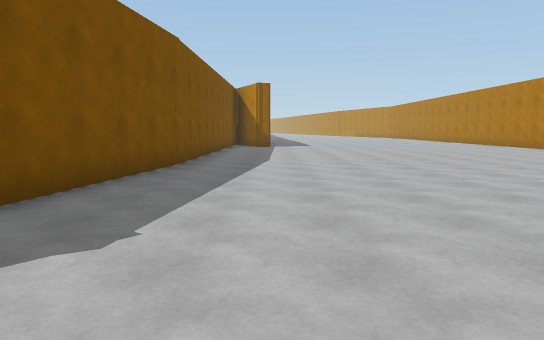
[1] (above)

22 first-person views from a walk through a scene from a Unity 3-D project. The camera is 1.4 m above the floor, tilts 6° down and sees 70° across. The floor is counted in squares, 2 m on a side. Each view is taken from the middle of a square. On the plan, view 1 faces up. The plan holds only what a view shows up to about 11 squares ahead; the rest is blank. The place goes on beyond the plan. Surface patterns are stand-ins for the level's own textures.

[2]
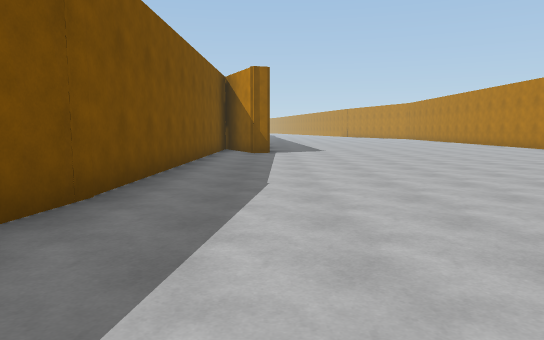

[3]
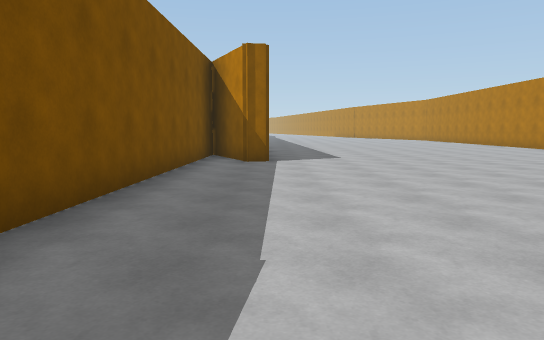

[4]
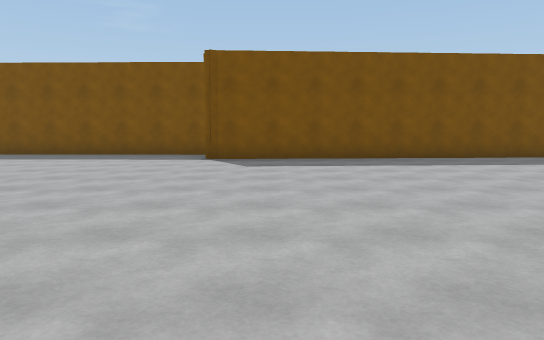

[5]
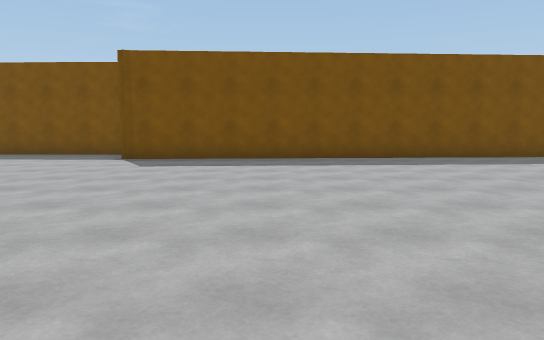

[6]
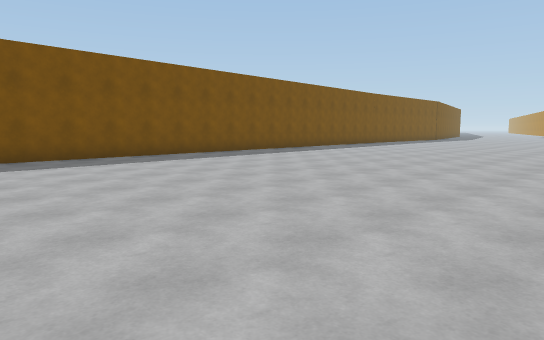

[7]
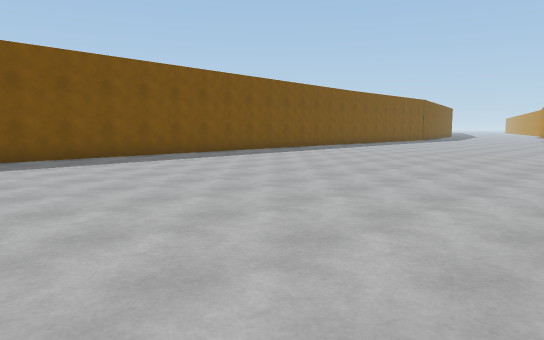

[8]
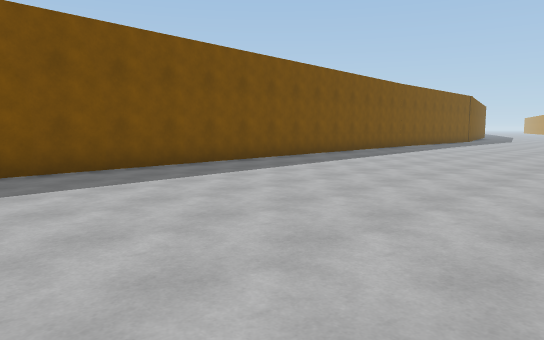

[9]
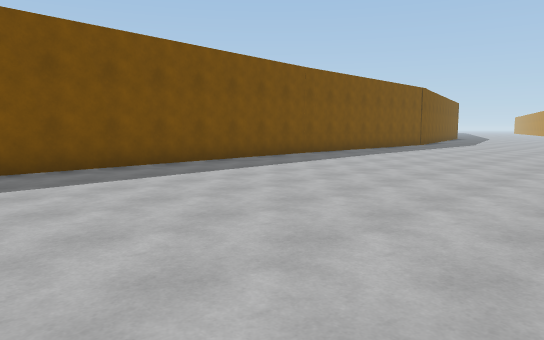

[10]
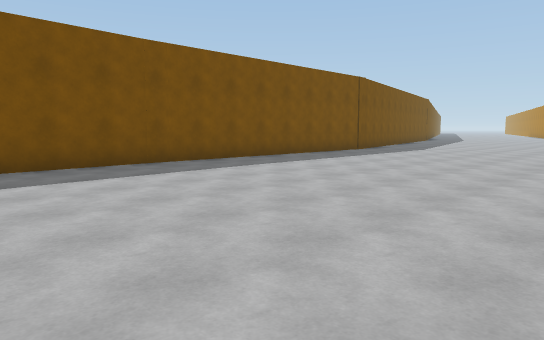

[11]
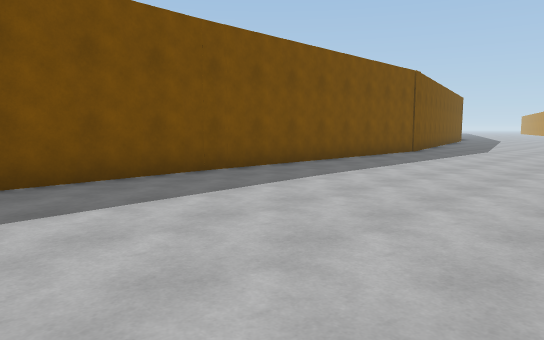

[12]
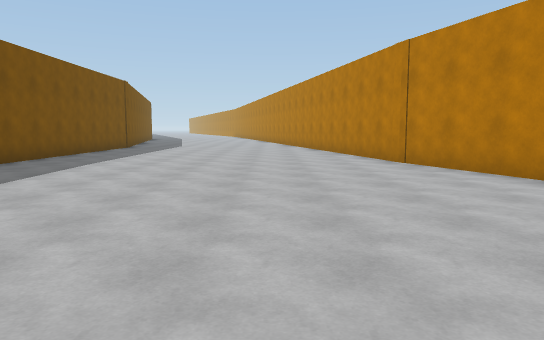

[13]
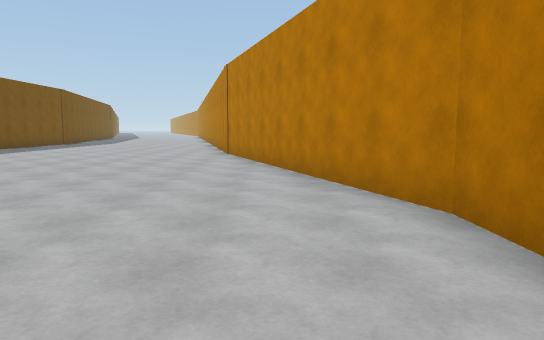

[14]
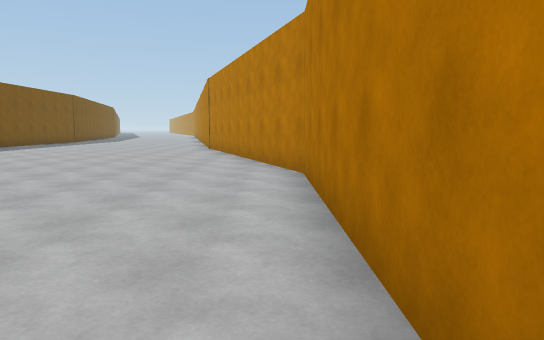

[15]
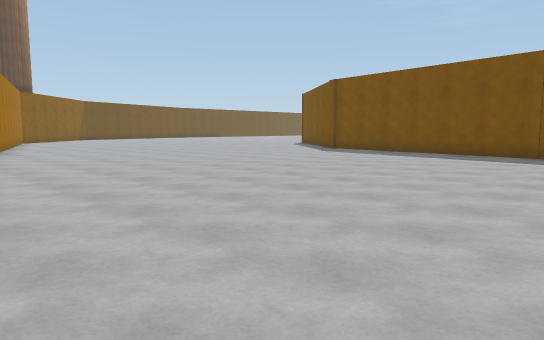

[16]
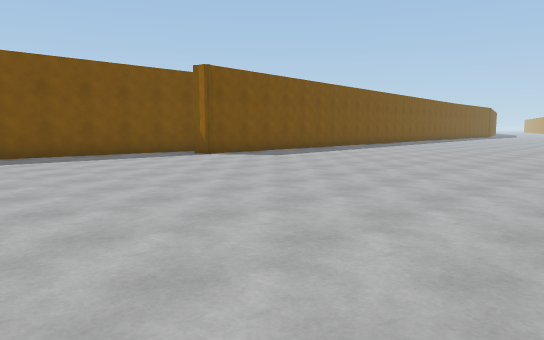

[17]
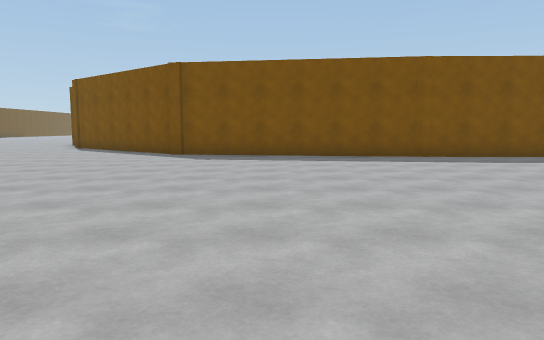

[18]
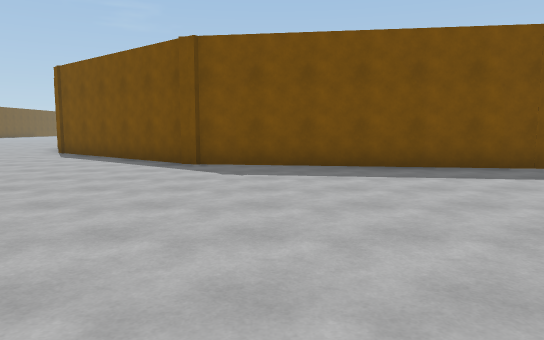

[19]
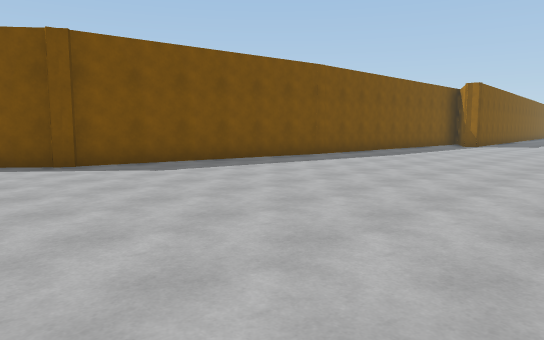

[20]
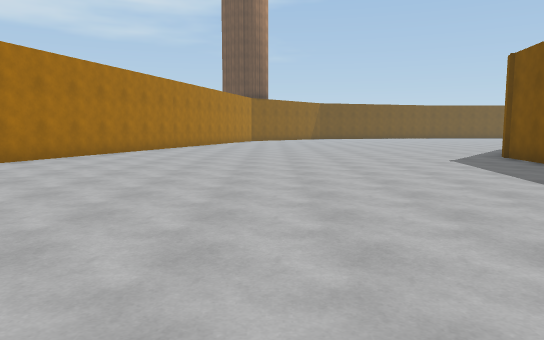

[21]
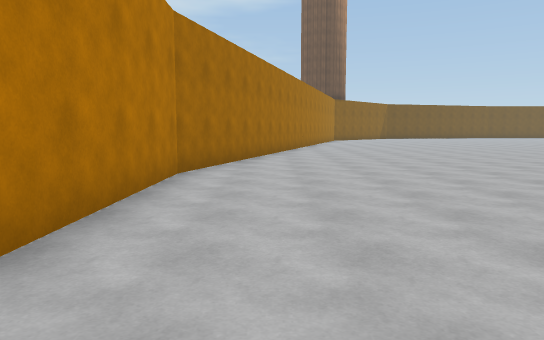

[22]
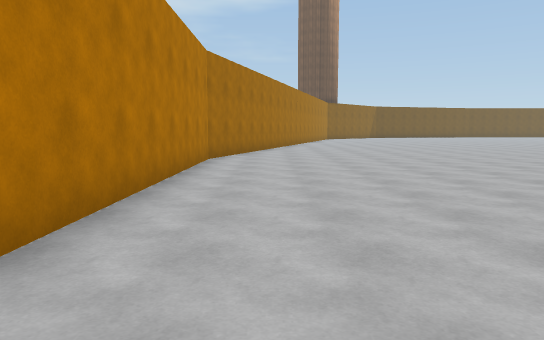

### Floor plan
Points are (right, up) in squares from view 1. A wall is a line through its corners. A room is listed if a view was taken in it or the views show most of it. See-through windows are left out.
Room 1 (views 1, 2, 3, 4, 5, 6, 7, 8, 9, 10, 11, 12, 13, 14, 15, 16, 17, 18, 19, 20, 21, 22)
walls: (-0.4, 15.4) (-0.4, 15.4) (-0.4, 15.4); (-0.5, 15.4) (-1.6, 17.7) (-1.9, 7.6); (9.5, 25.6) (9.5, 31.2) (6.6, 39.6); (-1.8, 8) (-2.8, 1.1); (9.5, 5.8) (9.5, 13); (6.8, 38.9) (6.1, 42.1); (-2.7, 1.5) (-5.2, -1.6); (7.7, -0.1) (9.5, 5.9); (-1.9, 44.1) (-0.1, 15.6)

Where each view was taken, in squares from view 1:
view 1: 0 up, 0 right, facing up
view 2: 4 up, 0 right, facing up
view 3: 7 up, 0 right, facing up
view 4: 17 up, 9 right, facing left
view 5: 19 up, 9 right, facing left
view 6: 20 up, 9 right, facing up-left
view 7: 22 up, 9 right, facing up-left
view 8: 23 up, 6 right, facing up-left
view 9: 29 up, 6 right, facing up-left
view 10: 34 up, 6 right, facing up-left
view 11: 34 up, 4 right, facing up-left
view 12: 31 up, 4 right, facing up
view 13: 28 up, 8 right, facing up
view 14: 25 up, 9 right, facing up
view 15: 10 up, 9 right, facing down-left
view 16: 9 up, 9 right, facing up-left
view 17: 4 up, 8 right, facing left
view 18: 3 up, 5 right, facing left
view 19: 1 down, 5 right, facing up-left
view 20: 11 up, 3 right, facing down
view 21: 12 up, 8 right, facing down
view 22: 15 up, 8 right, facing down
